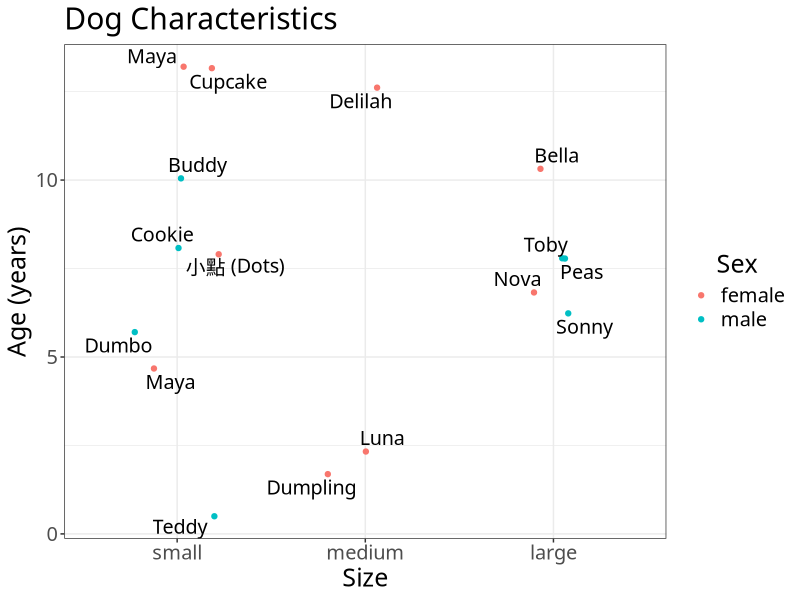

The R script that drew this image:
## ---- chunk 1
knitr::opts_chunk$set(echo = TRUE)
## ---- chunk 2
library(tidyverse)
library(knitr)
library(ggrepel)
## ---- chunk 3
dogs <- read_csv("dogs/dogs.csv", 
                 col_types = cols(col_character(),
                                  col_character(), 
                                  col_factor(),
                                  col_factor(),
                                  col_double()))
dogs$Size <- fct_relevel(dogs$Size, "small")

## ---- chunk 4
kable(dogs)
## ---- chunk 5
dogs %>%
  filter(Name == "Dumpling") %>%
  kable()
## ---- chunk 6
dogs %>%
  filter(Name == "Cupcake") %>%
  kable()
## ---- chunk 7
dogs %>%
  filter(Name == "Bella") %>%
  kable()
## ---- chunk 8
dogs %>%
  filter(Name == "Nova") %>%
  kable()
## ---- chunk 9
dogs %>%
  filter(Name == "Peas") %>%
  kable()
## ---- chunk 10
dogs %>%
  filter(Name == "Delilah") %>%
  kable()
## ---- chunk 11
dogs %>%
  filter(Name == "Dumbo") %>%
  kable()
## ---- chunk 12
dogs %>%
  filter(Name == "Maya", `Age (years)` == 5) %>%
  kable()
## ---- chunk 13
dogs %>%
  filter(Name == "Toby") %>%
  kable()
## ---- chunk 14
dogs %>%
  filter(Name == "Toby") %>%
  kable()
## ---- chunk 15
dogs %>%
  filter(Name == "Cookie") %>%
  kable()
## ---- chunk 16
dogs %>%
  filter(Name == "Luna") %>%
  kable()
## ---- chunk 17
dogs %>%
  filter(Name == "Buddy") %>%
  kable()
## ---- chunk 18
dogs %>%
  filter(Name == "Maya", `Age (years)` == 13) %>%
  kable()
## ---- chunk 19
dogs %>%
  filter(Name == "小點 (Dots)") %>%
  kable()
## ---- chunk 20
dogs %>%
  filter(Name == "Teddy") %>%
  kable()
## ---- chunk 21
dogs %>%
  ggplot(aes(x=Size, y=`Age (years)`, colour = Sex)) +
  geom_jitter(position = position_jitter(width = 0.3, 
                                         seed = 3)) + 
  geom_text_repel(aes(label=Name), 
                  position = position_jitter(width = 0.3, 
                                             seed = 3), 
                  show.legend = FALSE, 
                  colour = "black",
                  family = "STFangsong",
                  size = 5) +
  labs(y = "Age (years)",
       x = "Size",
       title = "Dog Characteristics") +
  theme_bw() +
  theme(text = element_text(size = 18, 
                            family = "STFangsong"),
        legend.title.align = 0.5)
